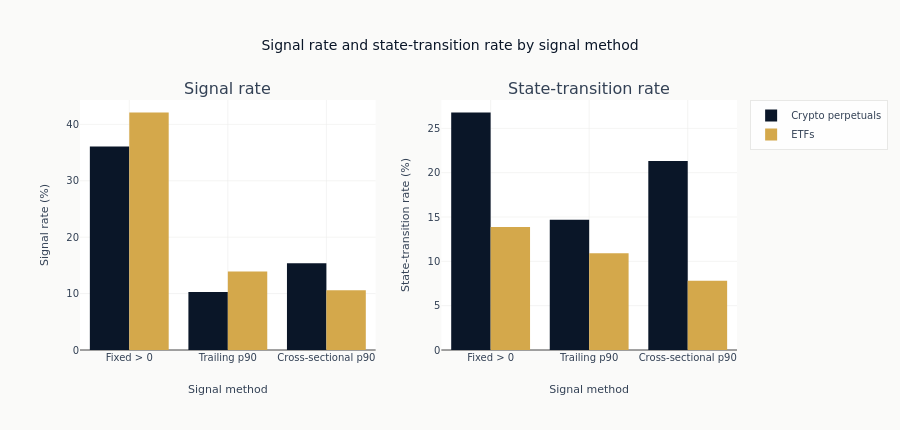

Source (notebook cell):
### Markdown cell above
The ordered plotting view keeps each method aligned across the two panels.

### Code cell
fig = make_subplots(rows=1, cols=2, subplot_titles=["Signal rate", "State-transition rate"])

for case_study in CASE_STUDIES:
    data = operating_plot_data[case_study]
    fig.add_trace(
        go.Bar(
            x=method_labels,
            y=(data["signal_rate"] * 100).to_list(),
            name=CASE_STUDIES[case_study],
            marker_color=CASE_STUDY_COLORS[case_study],
        ),
        row=1,
        col=1,
    )
    fig.add_trace(
        go.Bar(
            x=method_labels,
            y=(data["transition_rate"] * 100).to_list(),
            name=CASE_STUDIES[case_study],
            marker_color=CASE_STUDY_COLORS[case_study],
            showlegend=False,
        ),
        row=1,
        col=2,
    )
fig.update_layout(
    title="Signal rate and state-transition rate by signal method",
    barmode="group",
    height=430,
    margin=dict(t=100, r=140),
    legend=dict(x=1.02, y=1.0, xanchor="left", yanchor="top"),
)
fig.update_xaxes(title_text="Signal method", row=1, col=1)
fig.update_xaxes(title_text="Signal method", row=1, col=2)
fig.update_yaxes(title_text="Signal rate (%)", row=1, col=1)
fig.update_yaxes(title_text="State-transition rate (%)", row=1, col=2)
show_plotly_with_alt(
    fig,
    (
        "Two bar panels comparing the three signal methods at one configured operating point, "
        "one colour per prediction set, signal rate on the left and state-transition rate on "
        "the right. The operating point is the fixed zero cutoff for the threshold method "
        f"and percentile {OPERATING_PERCENTILE} for the two percentile methods, with the "
        f"rolling one at a {OPERATING_WINDOW}-observation window - a declared choice, not a "
        "search for equal activation. The right panel counts how often a rule changes state "
        "rather than how much a portfolio would trade."
    ),
)

### Figure 1 — Plotly figure (JSON) as saved in the notebook; plotly's stock layout.template omitted (floating-point values rounded to 4 significant figures)
{"data": [{"marker": {"color": "#0a1628"}, "name": "Crypto perpetuals", "type": "bar", "x": ["Fixed > 0", "Trailing p90", "Cross-sectional p90"], "xaxis": "x", "y": [36.09, 10.28, 15.37], "yaxis": "y"}, {"marker": {"color": "#0a1628"}, "name": "Crypto perpetuals", "showlegend": false, "type": "bar", "x": ["Fixed > 0", "Trailing p90", "Cross-sectional p90"], "xaxis": "x2", "y": [26.79, 14.69, 21.32], "yaxis": "y2"}, {"marker": {"color": "#D4A84B"}, "name": "ETFs", "type": "bar", "x": ["Fixed > 0", "Trailing p90", "Cross-sectional p90"], "xaxis": "x", "y": [42.1, 13.93, 10.59], "yaxis": "y"}, {"marker": {"color": "#D4A84B"}, "name": "ETFs", "showlegend": false, "type": "bar", "x": ["Fixed > 0", "Trailing p90", "Cross-sectional p90"], "xaxis": "x2", "y": [13.88, 10.92, 7.809], "yaxis": "y2"}], "layout": {"annotations": [{"font": {"size": 16}, "showarrow": false, "text": "Signal rate", "x": 0.225, "xanchor": "center", "xref": "paper", "y": 1.0, "yanchor": "bottom", "yref": "paper"}, {"font": {"size": 16}, "showarrow": false, "text": "State-transition rate", "x": 0.775, "xanchor": "center", "xref": "paper", "y": 1.0, "yanchor": "bottom", "yref": "paper"}], "barmode": "group", "height": 430, "legend": {"x": 1.02, "xanchor": "left", "y": 1.0, "yanchor": "top"}, "margin": {"r": 140, "t": 100}, "title": {"text": "Signal rate and state-transition rate by signal method"}, "xaxis": {"anchor": "y", "domain": [0.0, 0.45], "title": {"text": "Signal method"}}, "xaxis2": {"anchor": "y2", "domain": [0.55, 1.0], "title": {"text": "Signal method"}}, "yaxis": {"anchor": "x", "domain": [0.0, 1.0], "title": {"text": "Signal rate (%)"}}, "yaxis2": {"anchor": "x2", "domain": [0.0, 1.0], "title": {"text": "State-transition rate (%)"}}}}
